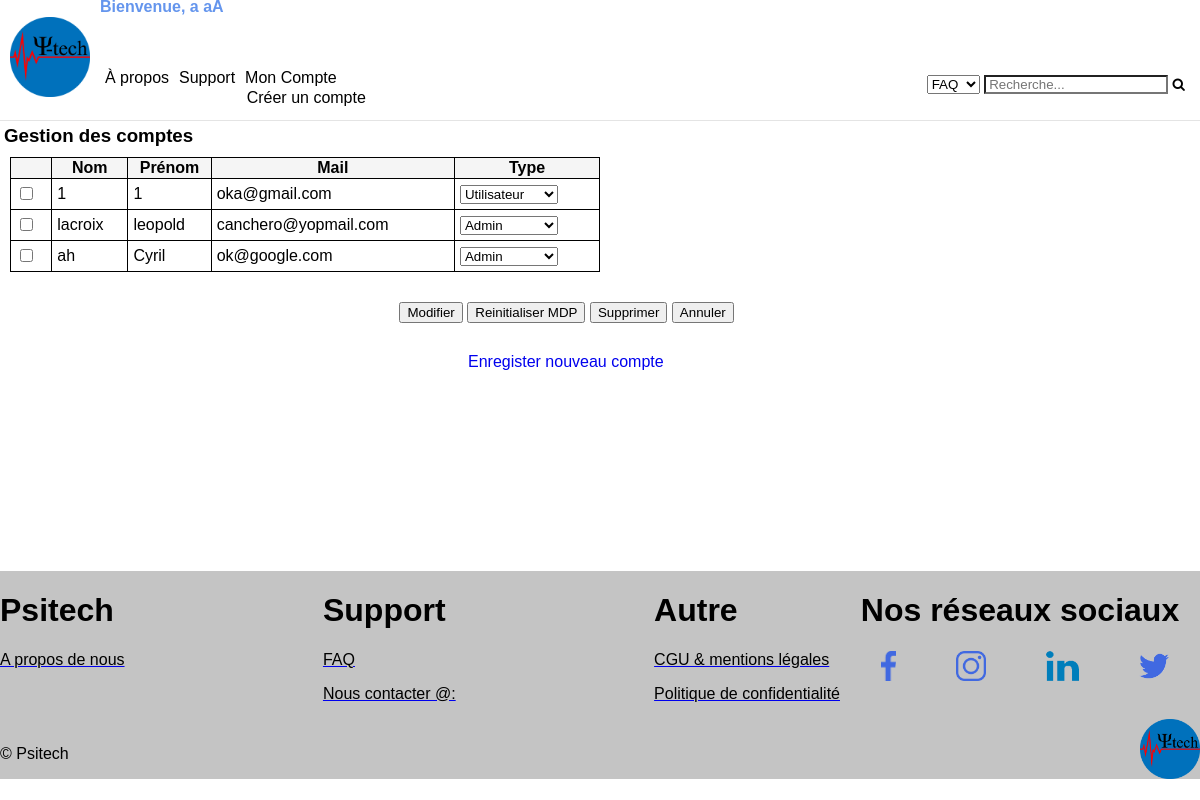
Page /backOfficeComptes.php (signed in) on the committed database.
### tables this page shows
CREATE TABLE IF NOT EXISTS `compte` (
  `id` int(11) NOT NULL AUTO_INCREMENT,
  `mail` varchar(255) NOT NULL,
  `mdp` varchar(255) NOT NULL DEFAULT 'mdp',
  `birthday` date NOT NULL,
  `phone` int(11) NOT NULL,
  `nom` varchar(150) NOT NULL,
  `prenom` varchar(150) NOT NULL,
  `genre` int(1) NOT NULL,
  `pays` text NOT NULL,
  `ville` text NOT NULL,
  `ZIP` int(11) NOT NULL,
  `adresse` text NOT NULL,
  `adresse2` text NOT NULL,
  `typeUtilisateur` int(14) NOT NULL DEFAULT '2',
  `imageProfile` text NOT NULL,
  PRIMARY KEY (`id`),
  UNIQUE KEY `mail` (`mail`)
);

### backOfficeComptes.php (the view, shortened to what this page needs)
<!DOCTYPE html>
<html lang="fr">
	<head>
		<link rel="stylesheet" href="CSS/backOfficeComptes.css">
	</head>
	<body>
		<?php include("header.php");?>
		<?php $users = $bdd->query('SELECT * FROM compte ORDER BY id DESC LIMIT 0,20') ?>
		<h3>Gestion des comptes</h3>
		<form method="post" action="backOfficeComptes.php">
			<table>
			   <tr>
			   		<th></th>
			      <th>Nom</th>
			      <th>Prénom</th>
			      <th>Mail</th>
			      <th>Type</th>
			   </tr>
			<?php while ( $user = $users->fetch() ) { ?>
					<?php if ($_SESSION['id'] != $user['id']) { ?>
						<tr>
							<td> <input type="checkbox" <?= 'name='.$user['id'];?> ></td>
					        <td> <?=$user['nom']?> </td>
					        <td> <?=$user['prenom']?> </td>
					        <td> <?=$user['mail']?> </td>
						    <td>
									<select name="typeCompte">
									<option value="0" <?php if ($user['typeUtilisateur'] == 0) {
																		echo "selected";
																		} ?> >Admin</option>
									<option value="2" <?php if ($user['typeUtilisateur'] == 2) {
																		echo "selected";
																		} ?> >Utilisateur</option>
								 </select>
					      </td>
					   </tr>
					<?php } ?>
			<?php } ?>
			</table>
			<br/>
			<div class="bottomDescr">
			<button name="action" type="submit" value="modifier">Modifier</button>
			<button name="action" type="submit" value="mailMDP">Reinitialiser MDP</button>
			<button name="action" type="submit" value="supprimer">Supprimer</button>
			<button name="action" type="submit" value="annuler">Annuler</button>
		</form>
		<div class="enregistrer">
			<a href="register.php?>"> Enregister nouveau compte </a> </li>
		</div>
        <?php include("footer.php"); ?>
	</body>
</html>

### CSS/backOfficeComptes.css (style rules this page uses)
html { font-family: Arial; }
body { height: 100%; width: 100%; margin: 0; padding: 0; }
h3 { margin: 4px; }
form { margin: 10px; }
table { border-collapse: collapse; width: 50%; text-align: left; }
th { text-align: center; background-color: whitesmoke; border: 1px solid black; }
td { padding: 5px; text-align: left; border: 1px solid black; }
.bottomDescr { margin-top: 1%; margin-left: 33%; }
.enregistrer { margin-top: 30px; }
.enregistrer a { margin-left: 39%; text-decoration: none; }

### CSS/header.css (style rules this page uses)
.menubtn a, .contenuMenu a, { color: white; text-decoration: none; }

### rows in the picture
compte: nom "1", prenom "1", mail "oka@gmail.com", typeCompte "Utilisateur"
compte: nom "lacroix", prenom "leopold", mail "canchero@yopmail.com", typeCompte "Admin"
compte: nom "ah", prenom "Cyril", mail "ok@google.com", typeCompte "Admin"

### other values in the picture
$_SESSION['prenom'] "a"
$_SESSION['nom'] "aA"
